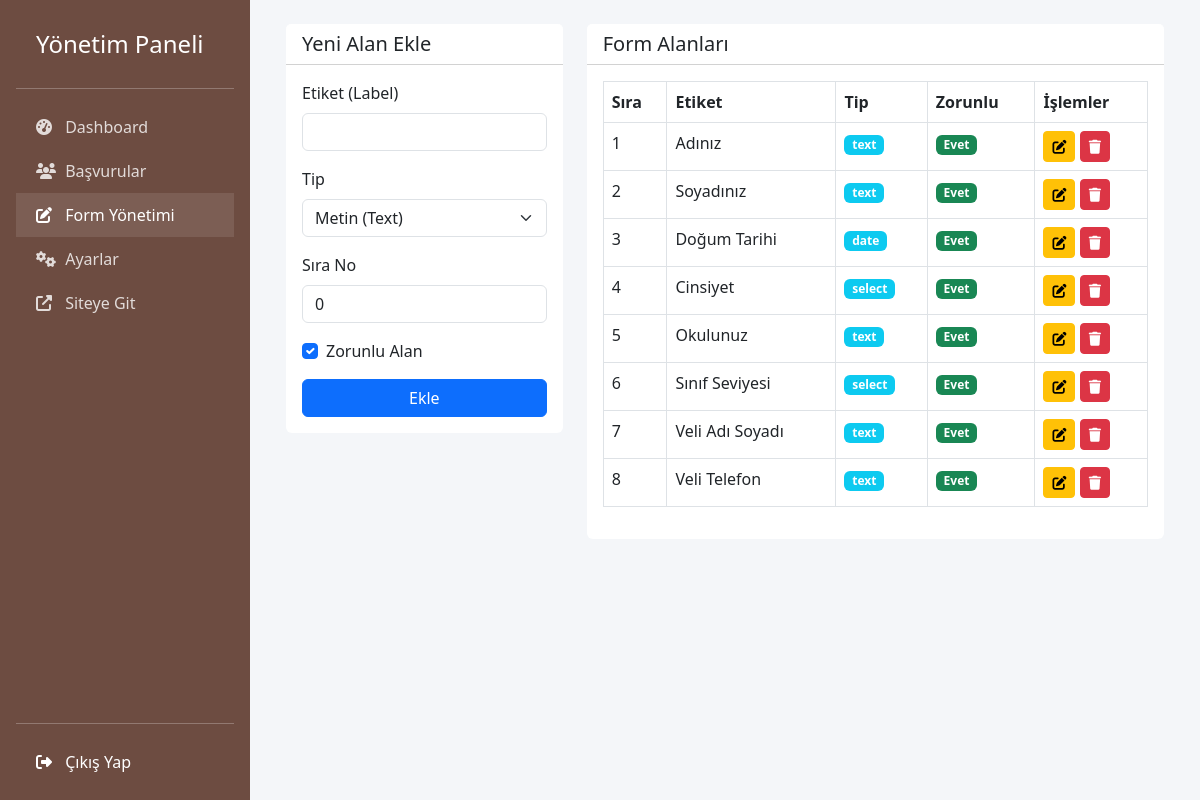
Screenshot of /admin/form_builder.php (signed in) with the database file from the repository.
### tables this page shows
CREATE TABLE `form_fields` (
  `id` int(11) NOT NULL,
  `label` varchar(255) NOT NULL,
  `input_type` enum('text','number','date','select','textarea') NOT NULL,
  `options` text DEFAULT NULL COMMENT 'Comma separated options if select',
  `is_required` tinyint(1) NOT NULL DEFAULT 1,
  `order_num` int(11) NOT NULL DEFAULT 0,
  `show_in_pdf` tinyint(1) NOT NULL DEFAULT 1
);

### admin/form_builder.php (the view, shortened to what this page needs)
<?php
require_once 'includes/header.php';
$stmt = $pdo->query("SELECT * FROM form_fields ORDER BY order_num ASC");
$fields = $stmt->fetchAll();
$edit_data = null;
?>
<div class="container-fluid">
    <div class="row">
        <div class="col-md-4">
            <div class="card mb-4">
                <div class="card-header bg-white">
                    <h5 class="mb-0"><?php echo $edit_data ? 'Alanı Düzenle' : 'Yeni Alan Ekle'; ?></h5>
                </div>
                <div class="card-body">
                    <form method="POST">
                        <div class="mb-3">
                            <label class="form-label">Etiket (Label)</label>
                            <input type="text" name="label" class="form-control" required value="<?php echo $edit_data ? $edit_data['label'] : ''; ?>">
                        </div>
                        <div class="mb-3">
                            <label class="form-label">Tip</label>
                            <select name="input_type" class="form-select" id="inputType" required>
                                <option value="text" <?php echo ($edit_data && $edit_data['input_type'] == 'text') ? 'selected' : ''; ?>>Metin (Text)</option>
                            </select>
                        </div>
                        <div class="mb-3">
                            <label class="form-label">Sıra No</label>
                            <input type="number" name="order_num" class="form-control" value="<?php echo $edit_data ? $edit_data['order_num'] : '0'; ?>">
                        </div>
                        <div class="mb-3 form-check">
                            <input type="checkbox" class="form-check-input" name="is_required" id="req" <?php echo (!$edit_data || $edit_data['is_required']) ? 'checked' : ''; ?>>
                            <label class="form-check-label" for="req">Zorunlu Alan</label>
                        </div>
                        <button type="submit" class="btn btn-primary w-100"><?php echo $edit_data ? 'Güncelle' : 'Ekle'; ?></button>
                    </form>
                </div>
            </div>
        </div>
        <div class="col-md-8">
            <div class="card">
                <div class="card-header bg-white">
                    <h5 class="mb-0">Form Alanları</h5>
                </div>
                <div class="card-body">
                    <div class="table-responsive">
                        <table class="table table-bordered table-hover">
                            <thead>
                                <tr>
                                    <th>Sıra</th>
                                    <th>Etiket</th>
                                    <th>Tip</th>
                                    <th>Zorunlu</th>
                                    <th>İşlemler</th>
                                </tr>
                            </thead>
                            <tbody>
                                <?php foreach($fields as $field): ?>
                                <tr>
                                    <td><?php echo $field['order_num']; ?></td>
                                    <td><?php echo htmlspecialchars($field['label']); ?></td>
                                    <td><span class="badge bg-info"><?php echo $field['input_type']; ?></span></td>
                                    <td>
                                        <?php if($field['is_required']): ?>
                                            <span class="badge bg-success">Evet</span>
                                        <?php else: ?>
                                            <span class="badge bg-secondary">Hayır</span>
                                        <?php endif; ?>
                                    </td>
                                    <td>
                                        <a href="?edit=<?php echo $field['id']; ?>" class="btn btn-sm btn-warning"><i class="fas fa-edit"></i></a>
                                        <a href="javascript:void(0);" onclick="confirmDelete(<?php echo $field['id']; ?>)" class="btn btn-sm btn-danger"><i class="fas fa-trash"></i></a>
                                    </td>
                                </tr>
                                <?php endforeach; ?>
                            </tbody>
                        </table>
                    </div>
                </div>
            </div>
        </div>
    </div>
</div>
<?php require_once 'includes/footer.php'; ?>

### admin/includes/header.php (style rules this page uses)
body { background-color: #f4f6f9; }
.card { border: none; shadow: 0 0 10px rgba(0,0,0,0.1); }

### rows the page displays
form_fields: order_num "1", label "Adınız", input_type "text", is_required "Evet"
form_fields: order_num "2", label "Soyadınız", input_type "text", is_required "Evet"
form_fields: order_num "3", label "Doğum Tarihi", input_type "date", is_required "Evet"
form_fields: order_num "4", label "Cinsiyet", input_type "select", is_required "Evet"
form_fields: order_num "5", label "Okulunuz", input_type "text", is_required "Evet"
form_fields: order_num "6", label "Sınıf Seviyesi", input_type "select", is_required "Evet"
form_fields: order_num "7", label "Veli Adı Soyadı", input_type "text", is_required "Evet"
form_fields: order_num "8", label "Veli Telefon", input_type "text", is_required "Evet"
